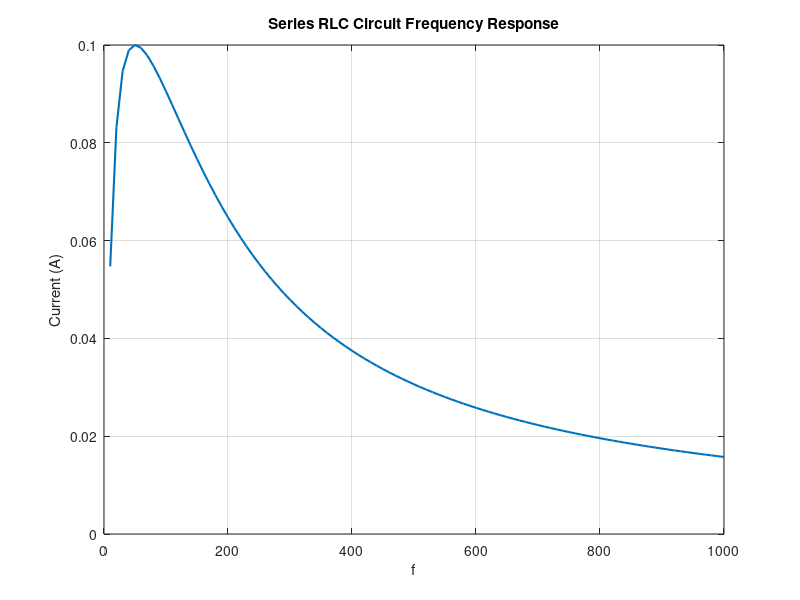

The MATLAB script that drew this image:
clc;
clear;
close all;

R = 100;
L = 0.1;
C = 100e-6;

f = 10:10:1000;
w = 2*pi*f;

XL = w*L;
XC = 1./(w*C);

Z = sqrt(R^2 + (XL - XC).^2);

V = 10;
I = V./Z;

plot(f, I, 'LineWidth', 1.5);

grid on;
xlabel('f');
ylabel('Current (A)');
title('Series RLC Circuit Frequency Response');
